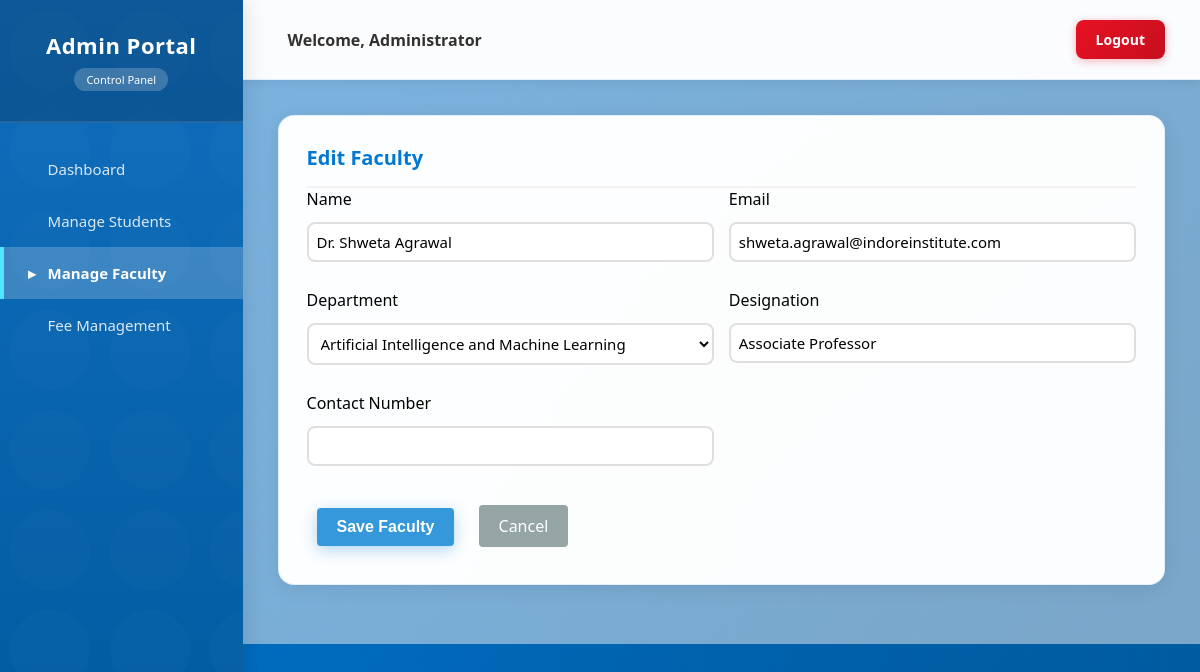
Before: /admin-panel/faculty/edit/4/ with the older database file.
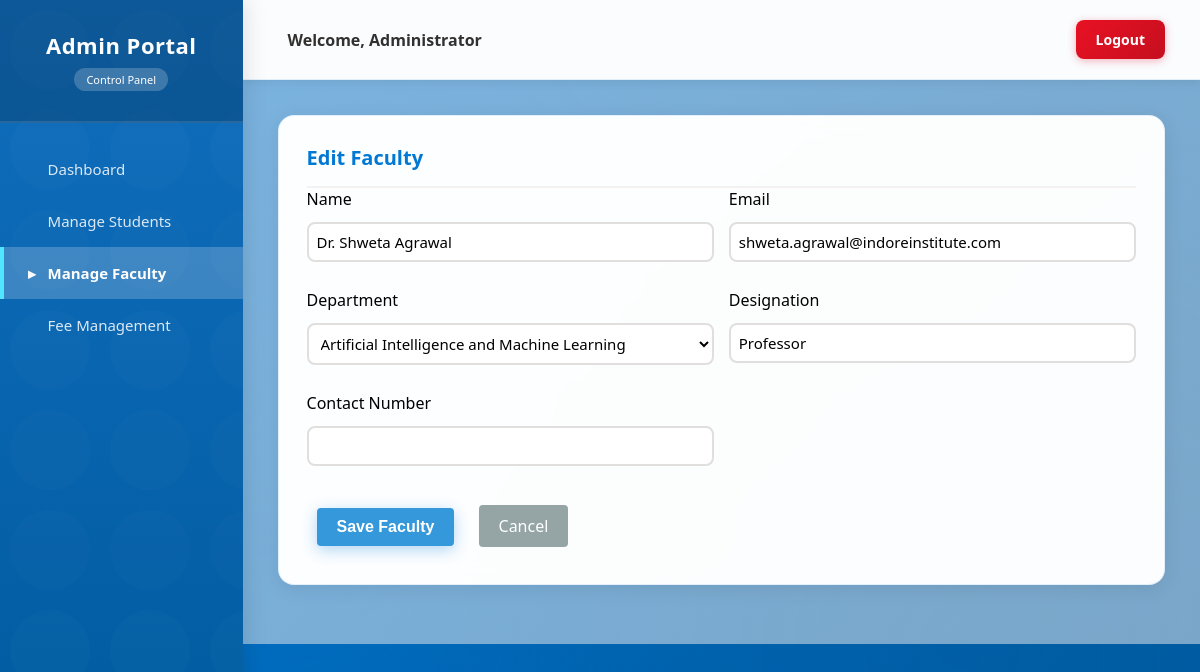
After: the same page with the newer database file.
### backend/faculty/models.py (models this page shows, shortened)
class FacultyProfile(models.Model):
    user = models.OneToOneField(User, on_delete=models.CASCADE, related_name='faculty_module_profile')
    department = models.ForeignKey(Department, on_delete=models.SET_NULL, null=True, related_name='faculties')
    designation = models.CharField(max_length=100, default="Assistant Professor")
    contact_number = models.CharField(max_length=20, null=True, blank=True)
    address = models.TextField(null=True, blank=True)
    date_joined = models.DateField(auto_now_add=True)

class Department(models.Model):
    name = models.CharField(max_length=150, unique=True)
    code = models.CharField(max_length=20, unique=True)
    description = models.TextField(null=True, blank=True)

### backend/administration/views.py (the view, shortened to what this page needs)
# urls.py: path('faculty/edit/<int:faculty_id>/', views.edit_faculty, name='edit_faculty'),
def edit_faculty(request, faculty_id):
    from backend.faculty.models import Department
    faculty = FacultyProfile.objects.get(id=faculty_id)
    return render(request, 'dashboards/admin/faculty_form.html', {
        'action': 'Edit',
        'faculty': faculty,
        'user_obj': faculty.user,
        'departments': Department.objects.all()
    })

### templates/dashboards/admin/faculty_form.html (shortened to what this page needs)
{% extends 'dashboards/admin/base.html' %}
{% block content %}
<div class="card">
    <h3>{{ action }} Faculty</h3>
    <form method="POST">
        <div style="display: grid; grid-template-columns: 1fr 1fr; gap: 15px;">
            <div>
                <label>Name</label>
                <input type="text" name="name" value="{{ user_obj.name|default:'' }}" required
                    style="width: 100%; padding: 8px;">
            </div>
            <div>
                <label>Email</label>
                <input type="email" name="email" value="{{ user_obj.email|default:'' }}" required
                    style="width: 100%; padding: 8px;">
            </div>
            <div>
                <label>Department</label>
                <select name="department_id" required style="width: 100%; padding: 8px;">
                    {% for d in departments %}
                    <option value="{{ d.id }}" {% if faculty.department_id == d.id %}selected{% endif %}>{{ d.name }}
                    </option>
                    {% endfor %}
                </select>
            </div>
            <div>
                <label>Designation</label>
                <input type="text" name="designation" value="{{ faculty.designation|default:'' }}" required
                    style="width: 100%; padding: 8px;">
            </div>
            <div>
                <label>Contact Number</label>
                <input type="text" name="contact_number" value="{{ faculty.contact_number|default:'' }}"
                    style="width: 100%; padding: 8px;">
            </div>
        </div>
        <div style="margin-top: 20px;">
            <button type="submit"
                style="padding: 10px 20px; background: #3498db; color: white; border: none; border-radius: 4px; cursor: pointer;">Save
                Faculty</button>
            <a href="/admin-panel/faculty/"
                style="padding: 10px 20px; background: #95a5a6; color: white; border-radius: 4px; text-decoration: none; margin-left: 10px;">Cancel</a>
        </div>
    </form>
</div>
{% endblock %}

Changed rows visible on the page:
changed FacultyProfile "Artificial Intelligence and Machine Learning": designation "Associate Professor" → "Professor"
